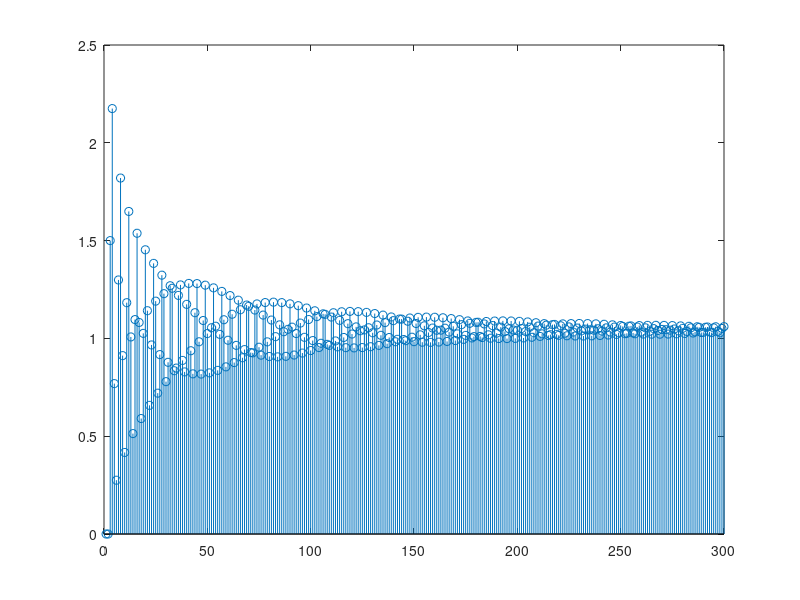

MATLAB code to generate this figure: (Note: this script raises an error after producing the figure.)
%% Model expansion
close all; clear all;
clc;
P=path;
path(P,'../functions')
P=path;
path(P,'../functions/signal')
P=path;
path(P,'../functions/plots')
P=path;
path(P,'../functions/rational')

%% Real system - variables
a1=.3; a2=-.5; a3=1.5; b1=.2;

%% model parameter definition
% model example 
%y(k) = (y(k-a1)^b1)*(y(k-c1)^d1)+...+(y(k-an)^bn)*(y(k-cn)^dn)+(y(k-ua1)^ub1)*(u(k-uc1)^ud1)+...+(y(k-uan)^ubn)*(u(k-ucn)^udn)
%       1+(y(k-an1)^bn1)*(y(k-cn1)^dn1)+...+(y(k-am)^bm)*(y(k-cm)^dm)+(y(k-ua1)^ub1)*(u(k-uc1)^ud1)+...+(y(k-uan)^ubn)*(u(k-ucn)^udn)
m_rat.n_dim   = 3;
m_rat.dim     = 4;
% to indo do
m_rat.a_exp    = [2 1 1 3];
m_rat.a_signal_type      = [1 1 2 1];
m_rat.a_regress    = [1 2 1 2];
% tels if there is some non linearity like (y(k-a)^b)*(y(k-c)^d)
% r = 3 u = 2 y=1 none =0
m_rat.b_signal_type = [0 1 2 0];
% tels the d param
m_rat.b_exp = [0 1 1 0];
% tels the C param
m_rat.b_regress = [0 1 1 0];

m_rat.error_in_account = true
%% Simulation parameters
simul=struct('N', 300, 'nEstimates', 50, 'np', 0.5, 'maxError', 0.01, 'l', 100, 'diffConv', .1);

% initial conditions
y=zeros(simul.N, 1);
u=ones(simul.N, 1);
%u=f_get_square_signal(simul.N);

%% Simulation of real system
for k=3:simul.N
    y(k)=(a1*y(k-1)^2+a2*y(k-2)*y(k-1)+a3*u(k-2)*u(k-1))/(1+b1*y(k-2)^3);
end
stem(y)
%% Rational model - get the rational m_rat estimative
ret = f_rational_model(simul, m_rat, [y(1) y(2)], y, u, 0, 0)
f_draw_elipse(ret(:,1), ret(:,2), a1, a2);
f_draw_elipse(ret(:,3), ret(:,4), a3, b1);